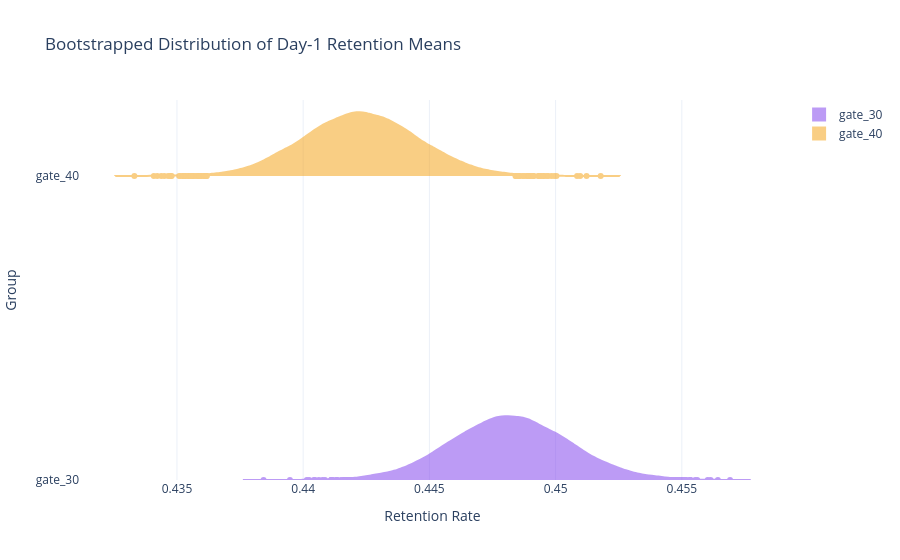

The code cell stored with this chart in its notebook:
### Markdown cell above
### Day-1 Retention

### Code cell
# Overlay KDE curves for the bootstrapped Day-1 retention distributions
fig = go.Figure()

for version, color in COLOR_MAP.items():
    fig.add_trace(go.Violin(
        x=boot_1d[version],
        name=version,
        line_color=color,
        fillcolor=color,
        opacity=0.5,
        side='positive',
        orientation='h',
        showlegend=True
    ))

fig.update_layout(
    title='Bootstrapped Distribution of Day-1 Retention Means',
    xaxis_title='Retention Rate',
    yaxis_title='Group',
    violingap=0.4
)
fig.show()

### Figure 1 — Plotly figure (JSON) as saved in the notebook; plotly's stock layout.template omitted (floating-point values rounded to 4 significant figures; data arrays with more than 128 entries replaced by an {"elided": "..."} marker saying what was removed)
{"data": [{"fillcolor": "#7C3AED", "line": {"color": "#7C3AED"}, "name": "gate_30", "opacity": 0.5, "orientation": "h", "showlegend": true, "side": "positive", "type": "violin", "x": {"elided": "10000 float values"}}, {"fillcolor": "#F59E0B", "line": {"color": "#F59E0B"}, "name": "gate_40", "opacity": 0.5, "orientation": "h", "showlegend": true, "side": "positive", "type": "violin", "x": {"elided": "10000 float values"}}], "layout": {"title": {"text": "Bootstrapped Distribution of Day-1 Retention Means"}, "violingap": 0.4, "xaxis": {"title": {"text": "Retention Rate"}}, "yaxis": {"title": {"text": "Group"}}}}
